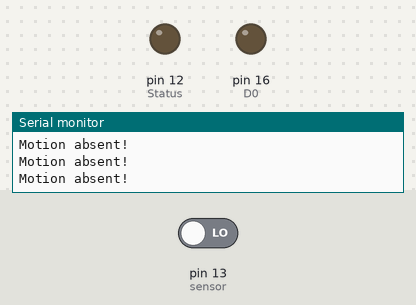
A sketch run on a simulated Arduino Uno, built with avr-gcc and run on an emulated ATmega328P. Shown: output pins drawn as LEDs (lit = HIGH), the last lines printed to the serial monitor. The test bench sets the inputs (shaded band); at power-on: pin 13 (sensor) LOW.

Above: at 2.8 s.
2.9 s: pin 13 (sensor) driven HIGH
At 3.4 s:
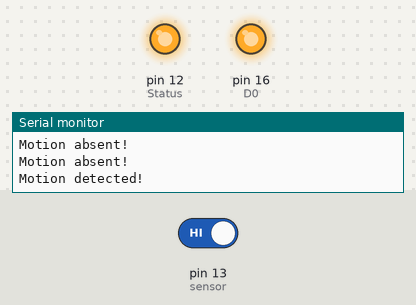
4.5 s: pin 13 (sensor) driven LOW
At 6.2 s:
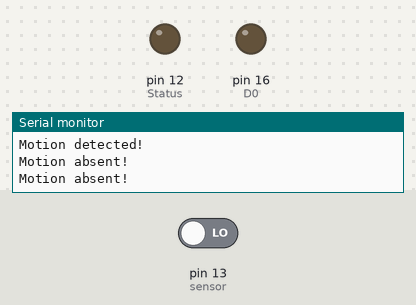
Timing chart, 0 to 7.7 s (numbered marks = the images above; inputs shaded):
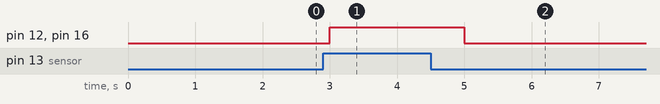

The sketch:

Workshop_5.ino
```cpp
#define D0 16
#define LED D0    // pin D0
int Status = 12;  // Digital pin D6
int sensor = 13;  // Digital pin D7
void setup() {
  pinMode(LED,OUTPUT);
  pinMode(sensor, INPUT);   // declare sensor as input
  pinMode(Status, OUTPUT);  // declare LED as output
  Serial.begin(9600);
}
void loop() {

  long state = digitalRead(sensor);
    if(state == HIGH) {
      digitalWrite (Status, HIGH);
      Serial.println("Motion detected!"); // ตรวจพบการเคลื่อนไหวของมนุษย์
      digitalWrite(LED,HIGH);   // หลอดไฟติด
      delay(1000);
    }
    else {
      digitalWrite (Status, LOW);
      Serial.println("Motion absent!");   // ตรวจไม่พบการเคลื่อนไหว
      digitalWrite(LED,LOW);   // หลอดไฟดับ
      delay(1000);
      }
}
```

Measured:
- after the input at 2.9 s, pin 12 (Status), pin 16 (D0): LOW → HIGH after 0.10 s
- after the input at 4.5 s, pin 12 (Status), pin 16 (D0): HIGH → LOW after 0.50 s
